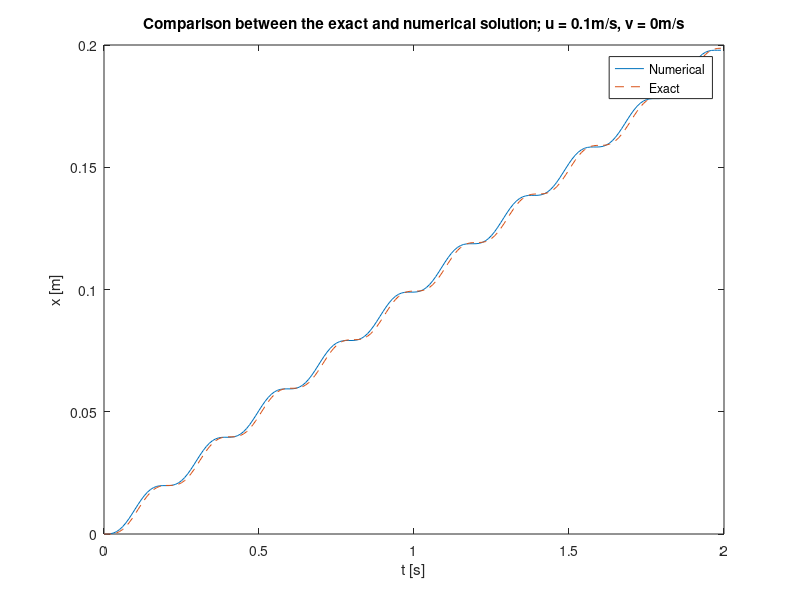

Recreate this plot in MATLAB.
m = 0.1;    % kg
k = 100;    % N/m
b = 0.1;    % m
g = 9.8;    % m/s^2
time = 2;   % s
dt = 0.01;  % s
u = 0.1;    % m/s
omega = sqrt(k/m);

n = ceil(time/dt);

v0 = 0.0;   % m/s
x0 = 0.0;   % m

t = zeros(n,1);
x = zeros(n,1);
v = zeros(n,1);
x_exact = zeros(n,1);

v(1) = v0;
x(1) = x0;

for i = 1:n-1
    x_b = u*t(i) + x0 + b;
    a = (k/m)*(x_b-x(i)-b);
    v(i+1) = v(i) + a*dt;
    x(i+1) = x(i) + v(i+1)*dt;
    x_exact(i+1) = u*t(i) - (u/omega)*sin(omega*t(i));
    t(i+1) = t(i) + dt;
end

plot(t,x,'-',t,x_exact,'--')
legend('Numerical','Exact')
xlabel('t [s]')
ylabel('x [m]')
title('Comparison between the exact and numerical solution; u = 0.1m/s, v = 0m/s')